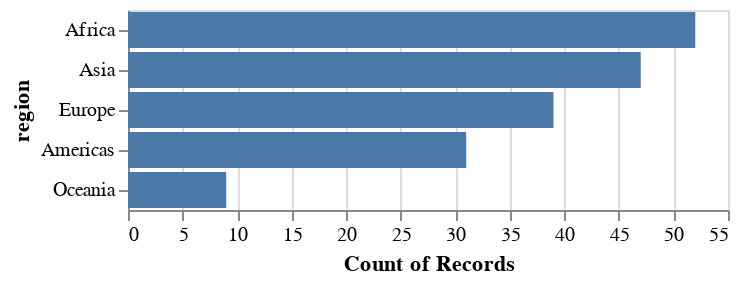

The code cell stored with this chart in its notebook:
### Markdown cell above
Exercise 4: Bar Chart Practice Create a horizontal bar chart showing the count of countries by region, sorted from most to least countries.

### Code cell
alt.Chart(data2000).mark_bar().encode(
    y = alt.Y('region:N', sort='-x'),
    x = "count():Q"
)

### Figure 1 — Vega-Lite specification as saved in the notebook (floating-point values rounded to 4 significant figures; data arrays with more than 128 entries replaced by an {"elided": "..."} marker saying what was removed)
{"config": {"view": {"continuousWidth": 300, "continuousHeight": 300}}, "data": {"name": "data-4df4e1ffbcd2b5b282b2ea5618688686"}, "mark": {"type": "bar"}, "encoding": {"x": {"aggregate": "count", "type": "quantitative"}, "y": {"field": "region", "sort": "-x", "type": "nominal"}}, "$schema": "https://vega.github.io/schema/vega-lite/v5.20.1.json", "datasets": {"data-4df4e1ffbcd2b5b282b2ea5618688686": {"elided": "178 records"}}}
